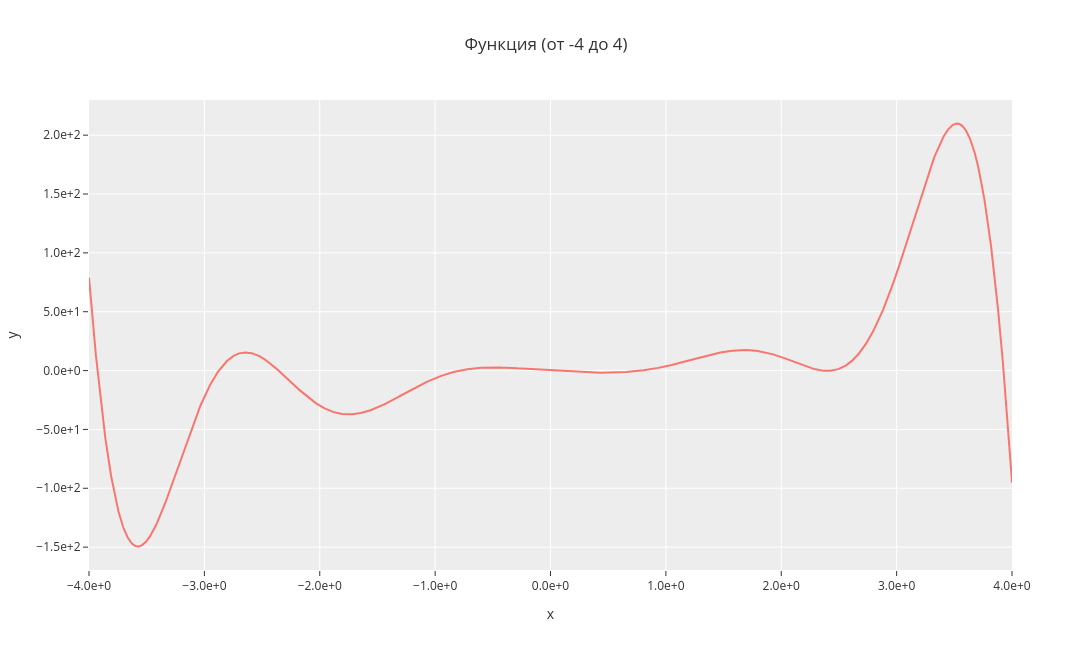

Notebook source saved alongside this figure:
### Code cell
fig = go.Figure()

fig.add_trace(go.Scatter(
    x=np.linspace(-4, 4, 10000), y=func(np.linspace(-4, 4, 10000))
))

fig.update_layout(
    hovermode="x unified",
    template="ggplot2",
    title="Функция (от -4 до 4)",
    xaxis_title="x",
    yaxis_title="y",
    height=650,
    width=1200
)

fig.update_yaxes(
    tickformat=".1e"
)

fig.update_xaxes(
    tickformat=".1e"
)

### Figure 1 — Plotly figure (JSON) as saved in the notebook; plotly's stock layout.template omitted (floating-point values rounded to 4 significant figures; data arrays with more than 128 entries replaced by an {"elided": "..."} marker saying what was removed)
{"data": [{"type": "scatter", "x": {"elided": "10000 float values"}, "y": {"elided": "10000 float values"}}], "layout": {"height": 650, "hovermode": "x unified", "title": {"text": "Функция (от -4 до 4)"}, "width": 1200, "xaxis": {"tickformat": ".1e", "title": {"text": "x"}}, "yaxis": {"tickformat": ".1e", "title": {"text": "y"}}}}
